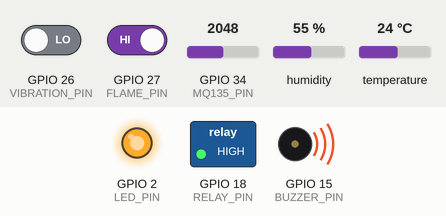
Recording of a program running on a simulated ESP32. Parts: switched loads named in the program (green lamp = pin HIGH), output pins drawn as LEDs (lit = HIGH), buzzer (waves = sounding, pin HIGH). Inputs (shaded band) come from the test bench; at power-on: GPIO 34 (MQ135_PIN) = 2048, humidity 55 %, GPIO 26 (VIBRATION_PIN) LOW, GPIO 27 (FLAME_PIN) HIGH, temperature 24 °C. What the program prints to the serial monitor is not drawn.

Above: at 5.2 s.
5.3 s: GPIO 34 (MQ135_PIN) set to 1870
6.8 s: GPIO 34 (MQ135_PIN) set to 1741
At 8.2 s:
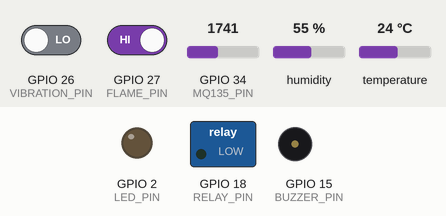
9.0 s: humidity set to 79 %
12.7 s: humidity set to 82 %
At 15.6 s:
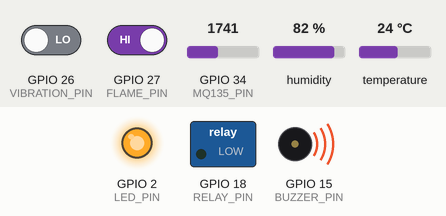
16.0 s: humidity set to 22 %
At 17.8 s:
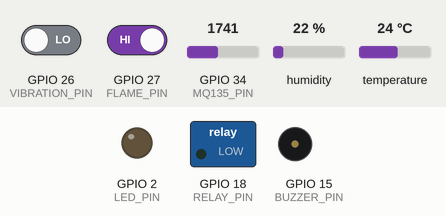
Timing chart, 0 to 19.3 s (numbered marks = the images above; inputs shaded):
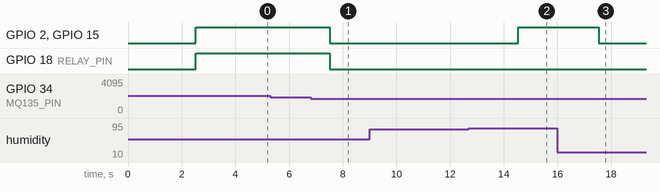

The program:

main.cpp
```cpp
/*
 * Smart Industrial Safety & Equipment Monitoring System
 * ESP32 Firmware with WiFi WebSocket Server (Hotspot Mode)
 *
 * Sensors: DHT11, MQ-135, Flame, SW-420 Vibration
 * Outputs: Relay (JQC3F 0-5V DC) -> Cooling Fan, Buzzer, LED
 *
 * Data is served via WebSocket to the HTML dashboard on the same network.
 */

#include <Arduino.h>
#include <WiFi.h>
#include <AsyncTCP.h>
#include <ESPAsyncWebServer.h>
#include <ArduinoJson.h>
#include <DHT.h>

// ============================================================
// CONFIGURATION — Edit these values before uploading
// ============================================================
const char* WIFI_SSID     = "TK";      // <-- Your ESP32 Hotspot Name
const char* WIFI_PASSWORD = "qwerty12345";  // <-- Your ESP32 Hotspot Password

// ============================================================
// PIN DEFINITIONS
// ============================================================
#define DHT_PIN         4    // DHT11 Data pin
#define MQ135_PIN       34   // MQ-135 Analog output (ADC1 channel)
#define FLAME_PIN       27   // Flame sensor Digital output
#define VIBRATION_PIN   26   // SW-420 Vibration sensor Digital output
#define LED_PIN         2    // Warning LED
#define BUZZER_PIN      15   // Active Buzzer
#define RELAY_PIN       18   // Relay module control pin

// ============================================================
// SENSOR & DHT SETUP
// ============================================================
#define DHT_TYPE DHT11
DHT dht(DHT_PIN, DHT_TYPE);

// ============================================================
// DEFAULT THRESHOLD VALUES (can be updated via WebSocket)
// ============================================================
float   TEMP_THRESHOLD      = 35.0;   // °C
float   HUMIDITY_THRESHOLD  = 80.0;   // %
int     GAS_THRESHOLD       = 1800;   // ADC raw (0-4095)
bool    FIRE_ALERT_ENABLED  = true;
bool    VIBRATION_ALERT_ENABLED = true;

// ============================================================
// SERVER & STATE
// ============================================================
AsyncWebServer server(80);
AsyncWebSocket ws("/ws");

unsigned long lastReadTime     = 0;
unsigned long lastBroadcast    = 0;
const unsigned long READ_INTERVAL      = 1000;  // ms between sensor reads
const unsigned long BROADCAST_INTERVAL = 500;   // ms between WebSocket broadcasts

// Sensor state
float    temperature    = 0.0;
float    humidity       = 0.0;
int      gasValue       = 0;
bool     fireDetected   = false;
bool     vibrationDetected = false;
bool     fanRunning     = false;
bool     buzzerActive   = false;

// Alarm state
bool     tempAlarm      = false;
bool     humAlarm       = false;
bool     gasAlarm       = false;
bool     fireAlarm      = false;
bool     vibAlarm       = false;

// ============================================================
// ALARM LOGIC
// ============================================================
void updateAlarms() {
  tempAlarm = (temperature > TEMP_THRESHOLD);
  humAlarm  = (humidity    > HUMIDITY_THRESHOLD);
  gasAlarm  = (gasValue    > GAS_THRESHOLD);
  fireAlarm = (FIRE_ALERT_ENABLED   && fireDetected);
  vibAlarm  = (VIBRATION_ALERT_ENABLED && vibrationDetected);

  bool anyAlarm = tempAlarm || humAlarm || gasAlarm || fireAlarm || vibAlarm;

  // Fan: turn on when temperature exceeds threshold OR gas alarm
  fanRunning = (tempAlarm || gasAlarm || fireAlarm);

  // UPDATED: Relay is set to ACTIVE HIGH based on your hardware
  digitalWrite(RELAY_PIN, fanRunning ? HIGH : LOW);

  // Buzzer & LED: on for any alarm
  buzzerActive = anyAlarm;
  digitalWrite(BUZZER_PIN, buzzerActive ? HIGH : LOW);
  digitalWrite(LED_PIN,    anyAlarm     ? HIGH : LOW);
}

// ============================================================
// SENSOR READS
// ============================================================
void readSensors() {
  float t = dht.readTemperature();
  float h = dht.readHumidity();
  if (!isnan(t)) temperature = t;
  if (!isnan(h)) humidity    = h;

  gasValue        = analogRead(MQ135_PIN);
  fireDetected    = (digitalRead(FLAME_PIN)    == LOW);  // Flame sensor LOW = fire
  vibrationDetected = (digitalRead(VIBRATION_PIN) == HIGH); // SW-420 HIGH = vibration
}

// ============================================================
// WEBSOCKET BROADCAST
// ============================================================
void broadcastData() {
  JsonDocument doc;

  // Basic State
  doc["temp"]      = round(temperature * 10.0) / 10.0;
  doc["hum"]       = round(humidity    * 10.0) / 10.0;
  doc["gas"]       = gasValue;
  doc["fire"]      = fireDetected;
  doc["vib"]       = vibrationDetected;
  doc["fan"]       = fanRunning;
  doc["buzzer"]    = buzzerActive;

  // Alarms (ArduinoJson 7 automatically creates the nested object)
  doc["alarms"]["temp"]  = tempAlarm;
  doc["alarms"]["hum"]   = humAlarm;
  doc["alarms"]["gas"]   = gasAlarm;
  doc["alarms"]["fire"]  = fireAlarm;
  doc["alarms"]["vib"]   = vibAlarm;

  // Thresholds (echo back so dashboard stays in sync)
  doc["thresholds"]["temp"]  = TEMP_THRESHOLD;
  doc["thresholds"]["hum"]   = HUMIDITY_THRESHOLD;
  doc["thresholds"]["gas"]   = GAS_THRESHOLD;

  String payload;
  serializeJson(doc, payload);
  ws.textAll(payload);
}

// ============================================================
// WEBSOCKET EVENT HANDLER
// ============================================================
void handleWebSocketMessage(void* arg, uint8_t* data, size_t len) {
  AwsFrameInfo* info = (AwsFrameInfo*)arg;

  if (info->final && info->index == 0 && info->len == len && info->opcode == WS_TEXT) {
    JsonDocument doc;

    // Safer ArduinoJson 7 deserialization directly from the byte array buffer
    DeserializationError err = deserializeJson(doc, data, len);
    if (err) {
      Serial.print("[WS] deserializeJson() failed: ");
      Serial.println(err.c_str());
      return;
    }

    if (doc.containsKey("setThreshold")) {
      JsonObject t = doc["setThreshold"];
      if (t.containsKey("temp"))  TEMP_THRESHOLD     = t["temp"].as<float>();
      if (t.containsKey("hum"))   HUMIDITY_THRESHOLD = t["hum"].as<float>();
      if (t.containsKey("gas"))   GAS_THRESHOLD      = t["gas"].as<int>();
    }

    if (doc.containsKey("fireAlertEnabled"))   FIRE_ALERT_ENABLED      = doc["fireAlertEnabled"].as<bool>();
    if (doc.containsKey("vibAlertEnabled"))    VIBRATION_ALERT_ENABLED = doc["vibAlertEnabled"].as<bool>();
  }
}

void onWsEvent(AsyncWebSocket* server, AsyncWebSocketClient* client,
               AwsEventType type, void* arg, uint8_t* data, size_t len) {
  if (type == WS_EVT_CONNECT) {
    Serial.printf("[WS] Client #%u connected from %s\n",
                  client->id(), client->remoteIP().toString().c_str());
    broadcastData(); // Send current state immediately
  } else if (type == WS_EVT_DISCONNECT) {
    Serial.printf("[WS] Client #%u disconnected\n", client->id());
  } else if (type == WS_EVT_DATA) {
    handleWebSocketMessage(arg, data, len);
  } else if (type == WS_EVT_ERROR) {
    Serial.printf("[WS] Error(%u) %s\n", *((uint16_t*)arg), (char*)data);
  }
}

// ============================================================
// SETUP
// ============================================================
void setup() {
  Serial.begin(115200);
  Serial.println("\n=== Industrial Safety Monitor - Booting ===");

  // Pin modes
  pinMode(FLAME_PIN,     INPUT);
  pinMode(VIBRATION_PIN, INPUT);
  pinMode(LED_PIN,       OUTPUT);
  pinMode(BUZZER_PIN,    OUTPUT);
  pinMode(RELAY_PIN,     OUTPUT);

  // UPDATED: Safe defaults: fan OFF (relay LOW for active-high hardware)
  digitalWrite(RELAY_PIN,  LOW);
  digitalWrite(BUZZER_PIN, LOW);
  digitalWrite(LED_PIN,    LOW);

  // DHT
  dht.begin();
  delay(2000); // Allow DHT11 to stabilise

  // WiFi - Create ESP32 Hotspot (Access Point)
  Serial.printf("[WiFi] Starting Hotspot named: %s\n", WIFI_SSID);
  WiFi.mode(WIFI_AP);
  WiFi.softAP(WIFI_SSID, WIFI_PASSWORD);
  delay(500); // Give it a moment to start

  Serial.println("[WiFi] Hotspot Started Successfully!");
  Serial.printf("[WiFi] Connect your laptop Wi-Fi to '%s'\n", WIFI_SSID);
  Serial.printf("[WiFi] ESP32 IP Address is: %s\n", WiFi.softAPIP().toString().c_str());

  // WebSocket
  ws.onEvent(onWsEvent);
  server.addHandler(&ws);

  // Serve root URL
  server.on("/", HTTP_GET, [](AsyncWebServerRequest* request) {
    request->send(200, "text/plain",
      String("ESP32 Safety Monitor Online\nWebSocket: ws://") +
      WiFi.softAPIP().toString() + "/ws\n" +
      "Open dashboard_index.html in your browser."
    );
  });

  // CORS headers for local file access
  DefaultHeaders::Instance().addHeader("Access-Control-Allow-Origin",  "*");
  DefaultHeaders::Instance().addHeader("Access-Control-Allow-Headers", "Content-Type");

  server.begin();
  Serial.println("[Server] HTTP + WebSocket server started.");
}

// ============================================================
// LOOP
// ============================================================
void loop() {
  unsigned long now = millis();

  // Read sensors at READ_INTERVAL
  if (now - lastReadTime >= READ_INTERVAL) {
    lastReadTime = now;
    readSensors();
    updateAlarms();
  }

  // Broadcast at BROADCAST_INTERVAL
  if (now - lastBroadcast >= BROADCAST_INTERVAL) {
    lastBroadcast = now;
    if (ws.count() > 0) {
      broadcastData();
    }
  }

  ws.cleanupClients();
}
```

Measured:
- the behaviour switches between 1801 and 1800 on GPIO 34 (MQ135_PIN) (found by bisection; images 0 and 1)
- the behaviour switches between 80 and 81 % on humidity (found by bisection; images 1 and 2)
- after the input at 5.3 s, every drawn part: stays the same
- after the input at 6.8 s, GPIO 2 (LED_PIN), GPIO 18 (RELAY_PIN), GPIO 15 (BUZZER_PIN): HIGH → LOW after 0.71 s
- after the input at 9.0 s, every drawn part: stays the same
- after the input at 12.7 s, GPIO 2 (LED_PIN), GPIO 15 (BUZZER_PIN): LOW → HIGH after 1.8 s
- after the input at 16.0 s, GPIO 2 (LED_PIN), GPIO 15 (BUZZER_PIN): HIGH → LOW after 1.5 s
